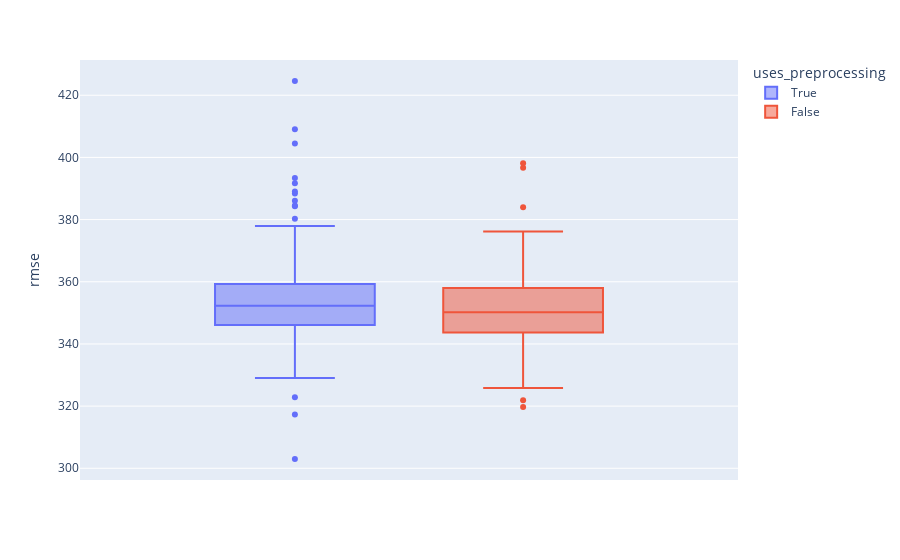

Notebook source saved alongside this figure:
### Markdown cell above
## Preprocessers for traditional NLP

### Code cell
featurisers = ["bow_count", "bow_binary", "tf_idf"]
trad_nlp_results = filtered_results[
    (filtered_results["featuriser"].isin(featurisers))
]
unique_preprocessers = sorted(set(chain.from_iterable(trad_nlp_results["preprocessers"].values)))
uses_preprocessing = trad_nlp_results["preprocessers"].apply(lambda x: x[0] != "empty")
uses_specifically = {}
for preprocesser in unique_preprocessers:
    uses_specifically[preprocesser] = trad_nlp_results["preprocessers"].apply(lambda x: preprocesser in x)

trad_nlp_results["uses_preprocessing"] = uses_preprocessing

fig = px.box(
    trad_nlp_results,
    y=metric,
    color="uses_preprocessing",
    points="outliers"
)
fig.show()

### Figure 1 — Plotly figure (JSON) as saved in the notebook; plotly's stock layout.template omitted (floating-point values rounded to 4 significant figures; data arrays with more than 128 entries replaced by an {"elided": "..."} marker saying what was removed)
{"data": [{"alignmentgroup": "True", "boxpoints": "outliers", "hovertemplate": "uses_preprocessing=True<br>rmse=%{y}<extra></extra>", "legendgroup": "True", "marker": {"color": "#636efa"}, "name": "True", "notched": false, "offsetgroup": "True", "orientation": "v", "showlegend": true, "type": "box", "x0": " ", "xaxis": "x", "y": {"elided": "224 float values"}, "y0": " ", "yaxis": "y"}, {"alignmentgroup": "True", "boxpoints": "outliers", "hovertemplate": "uses_preprocessing=False<br>rmse=%{y}<extra></extra>", "legendgroup": "False", "marker": {"color": "#EF553B"}, "name": "False", "notched": false, "offsetgroup": "False", "orientation": "v", "showlegend": true, "type": "box", "x0": " ", "xaxis": "x", "y": [319.7, 321.9, 325.8, 326.0, 330.1, 331.9, 335.3, 335.6, 336.2, 336.3, 336.6, 336.8, 337.0, 337.1, 337.6, 338.0, 338.3, 338.6, 339.1, 339.5, 340.3, 340.4, 341.6, 341.9, 342.0, 342.9, 344.5, 344.7, 344.8, 345.0, 345.2, 345.7, 345.8, 345.9, 345.9, 346.4, 346.6, 346.8, 347.2, 347.5, 347.6, 348.4, 348.6, 348.7, 349.3, 349.3, 349.4, 349.4, 349.5, 350.0, 350.1, 350.2, 350.3, 350.3, 350.6, 350.8, 350.8, 350.8, 351.2, 351.3, 351.3, 351.3, 351.8, 351.9, 352.2, 352.5, 352.9, 352.9, 353.1, 353.2, 354.0, 354.0, 355.6, 355.8, 355.9, 356.1, 356.3, 356.8, 359.1, 359.2, 359.7, 360.1, 360.9, 361.0, 361.0, 362.3, 362.8, 363.7, 364.2, 364.2, 365.3, 365.3, 366.0, 366.1, 366.9, 368.5, 371.7, 373.0, 374.5, 374.8, 376.1, 384.0, 396.7, 398.1], "y0": " ", "yaxis": "y"}], "layout": {"boxmode": "group", "legend": {"title": {"text": "uses_preprocessing"}, "tracegroupgap": 0}, "margin": {"t": 60}, "xaxis": {"anchor": "y", "domain": [0, 1]}, "yaxis": {"anchor": "x", "domain": [0, 1], "title": {"text": "rmse"}}}}
